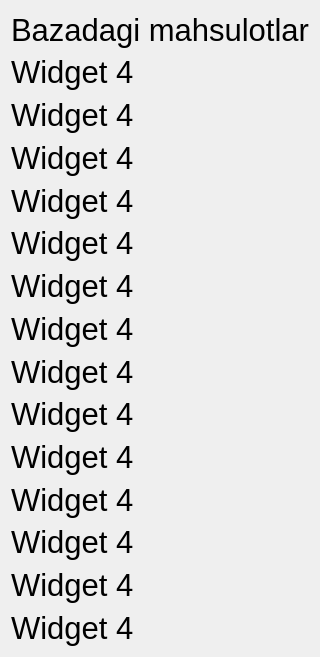
                          <widget class="QWidget" name="scrollAreaWidgetContents">
                           <property name="geometry">
                            <rect>
                             <x>0</x>
                             <y>0</y>
                             <width>309</width>
                             <height>657</height>
                            </rect>
                           </property>
                           <layout class="QVBoxLayout" name="verticalLayout_12">
                            <item>
                             <widget class="QLabel" name="label_14">
                              <property name="font">
                               <font>
                                <pointsize>23</pointsize>
                               </font>
                              </property>
                              <property name="text">
                               <string>Bazadagi mahsulotlar</string>
                              </property>
                             </widget>
                            </item>
                            <item>
                             <widget class="QLabel" name="label_16">
                              <property name="font">
                               <font>
                                <pointsize>23</pointsize>
                               </font>
                              </property>
                              <property name="text">
                               <string>Widget 4</string>
                              </property>
                             </widget>
                            </item>
                            <item>
                             <widget class="QLabel" name="label_17">
                              <property name="font">
                               <font>
                                <pointsize>23</pointsize>
                               </font>
                              </property>
                              <property name="text">
                               <string>Widget 4</string>
                              </property>
                             </widget>
                            </item>
                            <item>
                             <widget class="QLabel" name="label_18">
                              <property name="font">
                               <font>
                                <pointsize>23</pointsize>
                               </font>
                              </property>
                              <property name="text">
                               <string>Widget 4</string>
                              </property>
                             </widget>
                            </item>
                            <item>
                             <widget class="QLabel" name="label_19">
                              <property name="font">
                               <font>
                                <pointsize>23</pointsize>
                               </font>
                              </property>
                              <property name="text">
                               <string>Widget 4</string>
                              </property>
                             </widget>
                            </item>
                            <item>
                             <widget class="QLabel" name="label_20">
                              <property name="font">
                               <font>
                                <pointsize>23</pointsize>
                               </font>
                              </property>
                              <property name="text">
                               <string>Widget 4</string>
                              </property>
                             </widget>
                            </item>
                            <item>
                             <widget class="QLabel" name="label_21">
                              <property name="font">
                               <font>
                                <pointsize>23</pointsize>
                               </font>
                              </property>
                              <property name="text">
                               <string>Widget 4</string>
                              </property>
                             </widget>
                            </item>
                            <item>
                             <widget class="QLabel" name="label_22">
                              <property name="font">
                               <font>
                                <pointsize>23</pointsize>
                               </font>
                              </property>
                              <property name="text">
                               <string>Widget 4</string>
                              </property>
                             </widget>
                            </item>
                            <item>
                             <widget class="QLabel" name="label_29">
                              <property name="font">
                               <font>
                                <pointsize>23</pointsize>
                               </font>
                              </property>
                              <property name="text">
                               <string>Widget 4</string>
                              </property>
                             </widget>
                            </item>
                            <item>
                             <widget class="QLabel" name="label_23">
                              <property name="font">
                               <font>
                                <pointsize>23</pointsize>
                               </font>
                              </property>
                              <property name="text">
                               <string>Widget 4</string>
                              </property>
                             </widget>
                            </item>
                            <item>
                             <widget class="QLabel" name="label_24">
                              <property name="font">
                               <font>
                                <pointsize>23</pointsize>
                               </font>
                              </property>
                              <property name="text">
                               <string>Widget 4</string>
                              </property>
                             </widget>
                            </item>
                            <item>
                             <widget class="QLabel" name="label_25">
                              <property name="font">
                               <font>
                                <pointsize>23</pointsize>
                               </font>
                              </property>
                              <property name="text">
                               <string>Widget 4</string>
                              </property>
                             </widget>
                            </item>
                            <item>
                             <widget class="QLabel" name="label_28">
                              <property name="font">
                               <font>
                                <pointsize>23</pointsize>
                               </font>
                              </property>
                              <property name="text">
                               <string>Widget 4</string>
                              </property>
                             </widget>
                            </item>
                            <item>
                             <widget class="QLabel" name="label_27">
                              <property name="font">
                               <font>
                                <pointsize>23</pointsize>
                               </font>
                              </property>
                              <property name="text">
                               <string>Widget 4</string>
                              </property>
                             </widget>
                            </item>
                            <item>
                             <widget class="QLabel" name="label_26">
                              <property name="font">
                               <font>
                                <pointsize>23</pointsize>
                               </font>
                              </property>
                              <property name="text">
                               <string>Widget 4</string>
                              </property>
                             </widget>
                            </item>
                           </layout>
                          </widget>
